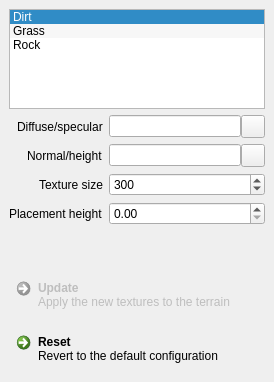
  <widget class="QDockWidget" name="texturesDockWidget">
   <property name="features">
    <set>QDockWidget::DockWidgetFloatable|QDockWidget::DockWidgetMovable</set>
   </property>
   <property name="windowTitle">
    <string>Textures</string>
   </property>
   <attribute name="dockWidgetArea">
    <number>2</number>
   </attribute>
   <widget class="QWidget" name="dockWidgetContents_2">
    <layout class="QVBoxLayout" name="verticalLayout_4">
     <item>
      <widget class="QListWidget" name="textureSelectionList">
       <property name="maximumSize">
        <size>
         <width>16777215</width>
         <height>100</height>
        </size>
       </property>
       <property name="alternatingRowColors">
        <bool>true</bool>
       </property>
       <property name="currentRow">
        <number>0</number>
       </property>
       <item>
        <property name="text">
         <string>Dirt</string>
        </property>
       </item>
       <item>
        <property name="text">
         <string>Grass</string>
        </property>
       </item>
       <item>
        <property name="text">
         <string>Rock</string>
        </property>
       </item>
      </widget>
     </item>
     <item>
      <layout class="QFormLayout" name="texturePropertiesLayout">
       <property name="fieldGrowthPolicy">
        <enum>QFormLayout::AllNonFixedFieldsGrow</enum>
       </property>
       <property name="labelAlignment">
        <set>Qt::AlignRight|Qt::AlignTrailing|Qt::AlignVCenter</set>
       </property>
       <item row="0" column="0">
        <widget class="QLabel" name="label_13">
         <property name="text">
          <string>Diffuse/specular</string>
         </property>
        </widget>
       </item>
       <item row="1" column="0">
        <widget class="QLabel" name="label_14">
         <property name="text">
          <string>Normal/height</string>
         </property>
        </widget>
       </item>
       <item row="2" column="0">
        <widget class="QLabel" name="label_15">
         <property name="text">
          <string>Texture size</string>
         </property>
        </widget>
       </item>
       <item row="0" column="1">
        <layout class="QHBoxLayout" name="horizontalLayout_3">
         <property name="spacing">
          <number>0</number>
         </property>
         <item>
          <widget class="QLineEdit" name="diffuseSpecularLineEdit">
           <property name="text">
            <string/>
           </property>
          </widget>
         </item>
         <item>
          <widget class="QToolButton" name="diffuseSpecularButton">
           <property name="icon">
            <iconset resource="../icons.qrc">
             <normaloff>:/media/16x16/document-open.png</normaloff>:/media/16x16/document-open.png</iconset>
           </property>
          </widget>
         </item>
        </layout>
       </item>
       <item row="1" column="1">
        <layout class="QHBoxLayout" name="horizontalLayout_6">
         <property name="spacing">
          <number>0</number>
         </property>
         <item>
          <widget class="QLineEdit" name="normalHeightLineEdit">
           <property name="text">
            <string/>
           </property>
          </widget>
         </item>
         <item>
          <widget class="QToolButton" name="normalHeightButton">
           <property name="icon">
            <iconset resource="../icons.qrc">
             <normaloff>:/media/16x16/document-open.png</normaloff>:/media/16x16/document-open.png</iconset>
           </property>
          </widget>
         </item>
        </layout>
       </item>
       <item row="2" column="1">
        <widget class="QSpinBox" name="textureSizeBox">
         <property name="maximum">
          <number>1000</number>
         </property>
         <property name="value">
          <number>300</number>
         </property>
        </widget>
       </item>
       <item row="3" column="1">
        <widget class="QDoubleSpinBox" name="texturePlacementHeightBox">
         <property name="maximum">
          <double>255.000000000000000</double>
         </property>
        </widget>
       </item>
       <item row="3" column="0">
        <widget class="QLabel" name="label_16">
         <property name="text">
          <string>Placement height</string>
         </property>
        </widget>
       </item>
      </layout>
     </item>
     <item>
      <spacer name="verticalSpacer_3">
       <property name="orientation">
        <enum>Qt::Vertical</enum>
       </property>
       <property name="sizeHint" stdset="0">
        <size>
         <width>20</width>
         <height>40</height>
        </size>
       </property>
      </spacer>
     </item>
     <item>
      <widget class="QCommandLinkButton" name="updateTexturesButton">
       <property name="enabled">
        <bool>false</bool>
       </property>
       <property name="text">
        <string>Update</string>
       </property>
       <property name="icon">
        <iconset resource="../icons.qrc">
         <normaloff>:/media/22x22/dialog-apply.png</normaloff>:/media/22x22/dialog-apply.png</iconset>
       </property>
       <property name="iconSize">
        <size>
         <width>22</width>
         <height>22</height>
        </size>
       </property>
       <property name="description">
        <string>Apply the new textures to the terrain</string>
       </property>
      </widget>
     </item>
     <item>
      <widget class="QCommandLinkButton" name="resetTexturesButton">
       <property name="text">
        <string>Reset</string>
       </property>
       <property name="icon">
        <iconset resource="../icons.qrc">
         <normaloff>:/media/22x22/document-revert.png</normaloff>:/media/22x22/document-revert.png</iconset>
       </property>
       <property name="iconSize">
        <size>
         <width>22</width>
         <height>22</height>
        </size>
       </property>
       <property name="description">
        <string>Revert to the default configuration</string>
       </property>
      </widget>
     </item>
    </layout>
   </widget>
  </widget>
